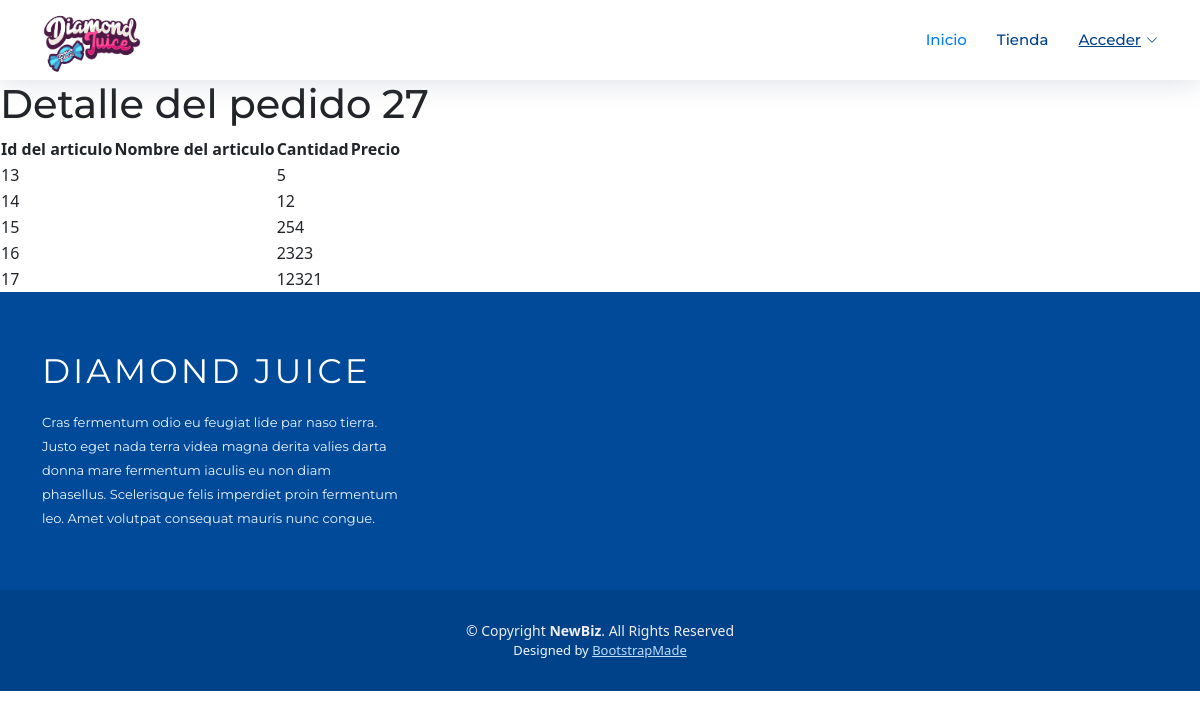
The app's page /tienda/ver-pedido/27/ with its own data.
### AppTienda/models.py (models this page shows, shortened)
class Pedido(models.Model):
    user                    = models.ForeignKey(User,on_delete=models.CASCADE)
    tipo_retiro             = models.CharField(max_length=100)
    direccion_envio         = models.CharField(max_length=1000, blank=True)
    comentarios_adicionales = models.CharField(max_length=1000)

class ArticulosPedido(models.Model):
    pedido_id           = models.ForeignKey(Pedido,on_delete=models.CASCADE)
    producto            = models.ForeignKey(Producto,on_delete=models.SET_NULL, null=True)
    cantidad            = models.IntegerField()

### AppTienda/views.py (the view)
# urls.py: path('ver-pedido/<int:pedido_id>/', pedido_detail, name='ver-pedido'),
def pedido_detail(request, pedido_id):
    pedido = get_object_or_404(Pedido, id=pedido_id)
    articulos = pedido.articulospedido_set.all()
    return render(request, "AppTienda/pedido_detail.html", {"pedido": pedido, "articulos": articulos})

### AppTienda/templates/AppTienda/pedido_detail.html
{% extends 'AppTienda/base.html' %}
{% block contenido %}
<h1>Detalle del pedido {{ pedido.id }}</h1>
<table>
  <thead>
    <tr>
      <th>Id del articulo</th>
      <th>Nombre del articulo</th>
      <th>Cantidad</th>
      <th>Precio</th>
    </tr>
  </thead>
  <tbody>
    {% for articulo in articulos %}
    <tr>
      <td>{{ articulo.id }}</td>
      <td>{{ articulo.nombre }}</td>
      <td>{{ articulo.cantidad }}</td>
      <td>{{ articulo.precio }}</td>
    </tr>
    {% endfor %}
  </tbody>
</table>
{% endblock contenido %}

### AppTienda/static/css/style.css (style rules this page uses)
body { background: #fff; color: #444; font-family: "Open Sans", sans-serif; }
h1, h2, h3, h4, h5, h6 { font-family: "Montserrat", sans-serif; font-weight: 400; margin: 0 0 20px 0; padding: 0; }
body { background-color: #ecedee; }

### records on screen
Pedido: id "27"
ArticulosPedido: id "13", cantidad "5"
ArticulosPedido: id "14", cantidad "12"
ArticulosPedido: id "15", cantidad "254"
ArticulosPedido: id "16", cantidad "2323"
ArticulosPedido: id "17", cantidad "12321"
